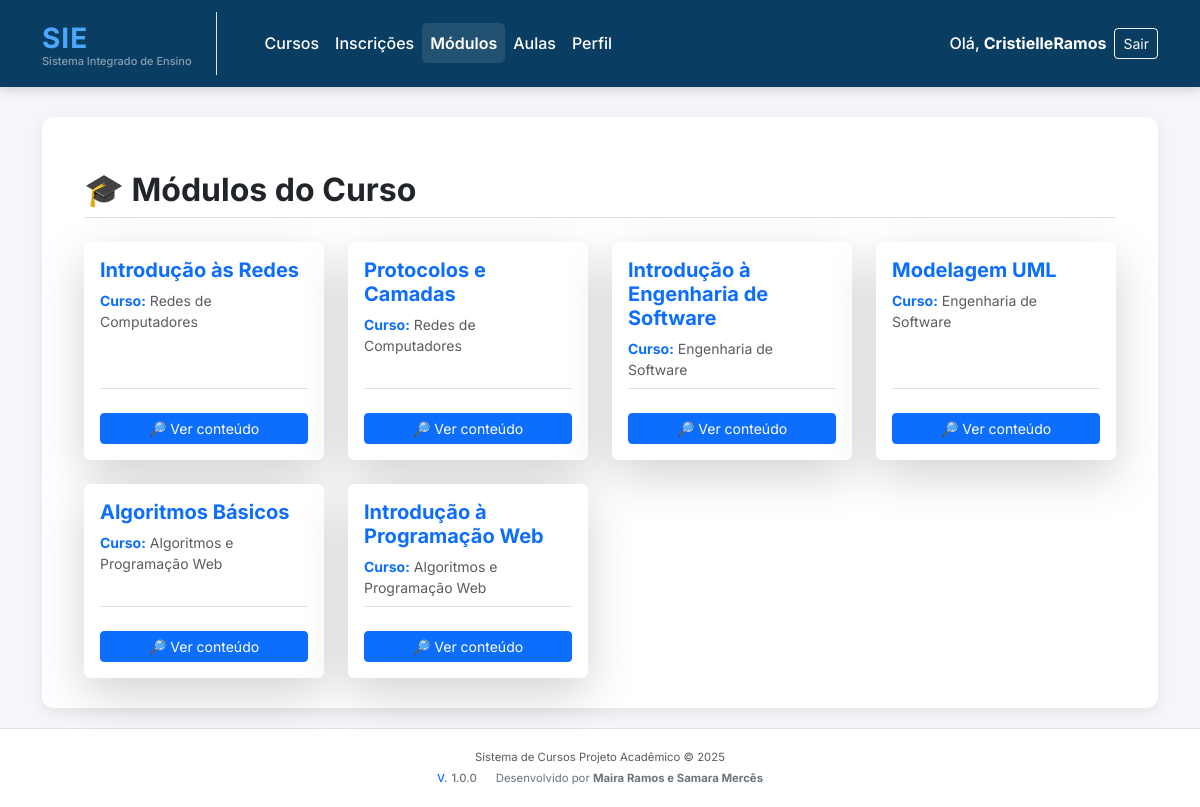
/modulos/ (signed in), run on the app's committed database.
### modulos/models.py (models this page shows, shortened)
class Modulo(models.Model):
    curso = models.ForeignKey(Curso, on_delete=models.CASCADE, related_name='modulos')
    nome = models.CharField(max_length=100)
    descricao = models.TextField(blank=True)
    ordem = models.PositiveIntegerField(default=1)
    class Meta:
        permissions = [
            ("ver_modulo", "Pode visualizar módulos"),
            ("criar_modulo", "Pode criar módulos"),
            ("editar_modulo", "Pode editar módulos"),
            ("deletar_modulo", "Pode deletar módulos"),
        ]

### cursos/models.py (models this page shows, shortened)
class Curso(models.Model):
    nome = models.CharField(max_length=100)
    descricao = models.TextField(blank=True)
    carga_horaria = models.PositiveIntegerField()
    class Meta:
        permissions = [
            ("ver_curso", "Pode visualizar cursos"),
            ("criar_curso", "Pode criar cursos"),
            ("editar_curso", "Pode editar cursos"),
            ("deletar_curso", "Pode deletar cursos"),
        ]

### modulos/views.py (the view)
# urls.py: path("", views.listar_modulos, name="listar_modulos"),
@login_required
def listar_modulos(request):
    modulos = Modulo.objects.select_related("curso").all()
    user = request.user
    try:
        grupo_professor = Group.objects.get(name="Professor")
        is_professor = grupo_professor in user.groups.all()
    except Group.DoesNotExist:
        is_professor = False
    return render(request, "modulos/lista_modulos.html", {
        "modulos": modulos,
        "is_professor": is_professor,
    })

### templates/modulos/lista_modulos.html (shortened to what this page needs)
{% extends "base.html" %}
{% block content %}
<div class="container mt-4">
    <div class="d-flex justify-content-between align-items-center mb-4 pb-2 border-bottom">
        {% if is_professor %}
        <h2 class="fw-bold mb-0">🎓 Gerenciar Módulos</h2>
        {% else %}
        <h2 class="fw-bold mb-0">🎓 Módulos do Curso</h2>
        {% endif %}
    </div>
    {% if modulos %}
        <div class="row g-4">
            {% for m in modulos %}
                <div class="col-sm-6 col-md-4 col-lg-3">
                    <div class="card shadow-lg border-0 h-100">
                        <div class="card-body d-flex flex-column">
                                <h5 class="card-title fw-bold mb-2 text-primary">
                                    {{ m.nome }}
                                </h5>
                                <p class="card-text text-muted small flex-grow-1 border-bottom pb-2 mb-3">
                                    <span class="fw-bold text-primary">Curso:</span> {{ m.curso.nome }}
                                </p>
                                <div class="mt-auto pt-2 d-flex justify-content-center">
                                    <div class="btn-group w-100" role="group" aria-label="Ações do Módulo">
                                        <a href="{% url 'detalhe_modulo' m.id %}" class="btn btn-sm btn-primary" title="Ver Detalhes">
                                            🔎 Ver conteúdo
                                        </a>
                                    </div>
                                </div>
                            </div>
                        </div>
                    </div>
                {% endfor %}
            </div>
        </div>
    {% endif %}
</div>
{% endblock %}

### templates/base.html (shortened to what this page needs)
<!DOCTYPE html>
<html lang="pt-br">
<head>
    <link href="https://cdn.jsdelivr.net/npm/bootstrap@5.3.0/dist/css/bootstrap.min.css" rel="stylesheet">
</head>
<body>
<nav class="navbar navbar-expand-lg navbar-modern sticky-top">
    <div class="container">
        <a class="navbar-brand d-flex flex-column align-items-start pe-3 pe-lg-4 border-end border-white-50" href="/">
            <span class="fw-bold logo-text" style="letter-spacing: 1px;">
                SIE
            </span>
            <small class="text-white-50" style="font-size: 11px; margin-top: -6px;">
                Sistema Integrado de Ensino
            </small>
        </a>
        <div class="collapse navbar-collapse justify-content-between" id="navbarNav">
            <ul class="navbar-nav me-auto mb-2 mb-lg-0 ms-lg-4">
                <li class="nav-item">
                    <a class="nav-link {% if request.path == '/cursos/' or request.path == '/cursos' %}active fw-bolder{% endif %}"
                       href="/cursos/" aria-current="page">Cursos</a>
                </li>
                <li class="nav-item">
                    <a class="nav-link {% if request.path == '/inscricoes/' or request.path == '/inscricoes' %}active fw-bolder{% endif %}"
                       href="/inscricoes/">Inscrições</a>
                </li>
                <li class="nav-item">
                    <a class="nav-link {% if request.path == '/modulos/' or request.path == '/modulos' %}active fw-bolder{% endif %}"
                       href="/modulos/">Módulos</a>
                </li>
                 <li class="nav-item">
                    <a class="nav-link {% if request.path == '/aulas/' or request.path == '/aulas' %}active fw-bolder{% endif %}"
                       href="/aulas/">Aulas</a>
                </li>
                <li class="nav-item">
                    <a class="nav-link {% if request.path == '/perfil/' or 'perfil' in request.path %}active fw-bolder{% endif %}"
                       href="/perfil/">Perfil</a>
                </li>
            </ul>
            <ul class="navbar-nav">
                {% if user.is_authenticated %}
                    <li class="nav-item d-flex align-items-center me-2">
                        <span class="nav-link p-0 text-white-50">Olá,</span>
                        <span class="nav-link fw-bold p-0 ms-1">{{ user.username }}</span>
                    </li>
                    <li class="nav-item">
                        <a class="btn btn-outline-light btn-sm" href="{% url 'usuarios:logout' %}">Sair</a>
                    </li>
                {% else %}
                    <li class="nav-item">
                        <a class="btn btn-outline-light btn-sm" href="{% url 'usuarios:login' %}">Entrar</a>
                    </li>
                {% endif %}
            </ul>
        </div>
    </div>
</nav>
<div class="main-content">
    <div class="container">
        <div class="main-box">
            {% block content %}
            {% endblock content %}
        </div>
    </div>
<footer>
    <div class="container small text-muted">
        <div class="mb-1">
            Sistema de Cursos Projeto Acadêmico © 2025
        </div>
        <div class="text-secondary">
            <span class="fw-medium me-3">
                <span class="text-primary me-1">V.</span>1.0.0
            </span>
            <span>
                Desenvolvido por <span class="fw-bold">Maira Ramos e Samara Mercês</span>
            </span>
        </div>
    </div>
</footer>
</body>
</html>

### templates/base.html (style rules this page uses)
:root { --primary-color: #0a3d62; --secondary-color: #4da6ff; --bg-light: #f4f6fa; }
body { background-color: var(--bg-light); font-family: "Inter", sans-serif; min-height: 100vh; display: flex; flex-direction: column; }
.navbar-modern { background: var(--primary-color); box-shadow: 0 3px 10px rgba(0, 0, 0, 0.15); padding-top: 0.75rem; padding-bottom: 0.75rem; }
.navbar-modern .nav-link, .navbar-modern .navbar-brand { color: #ffffff !important; font-weight: 500; transition: color 0.3s ease; }
.navbar-modern .nav-link.active { color: #fff !important; background-color: rgba(255, 255, 255, 0.1); border-radius: 5px; font-weight: 600 !important; padding-top: 0.5rem; padding-bottom: 0.5rem; }
.main-content { flex: 1; padding-bottom: 20px; }
.main-box { background: white; border-radius: 12px; padding: 30px; box-shadow: 0 4px 15px rgba(0, 0, 0, 0.08); margin-top: 30px; }
.logo-text { color: var(--secondary-color); font-size: 28px !important; }
footer { margin-top: auto; padding: 20px 0; text-align: center; color: #888; font-size: 13px; border-top: 1px solid #e0e0e0; background-color: white; }

### data on the page
Modulo: nome "Introdução às Redes", curso.nome "Redes de Computadores"
Modulo: nome "Protocolos e Camadas", curso.nome "Redes de Computadores"
Modulo: nome "Introdução à Engenharia de Software", curso.nome "Engenharia de Software"
Modulo: nome "Modelagem UML", curso.nome "Engenharia de Software"
Modulo: nome "Algoritmos Básicos", curso.nome "Algoritmos e Programação Web"
Modulo: nome "Introdução à Programação Web", curso.nome "Algoritmos e Programação Web"

### other printed values
{{ user.username }} "CristielleRamos"
